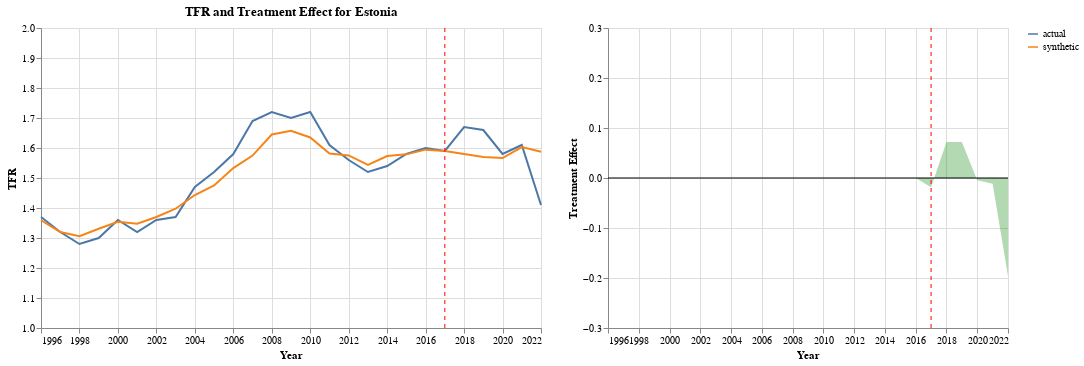

The code cell stored with this chart in its notebook:
### Code cell
plot_treatment_effect(df, trace, 'Estonia', control_countries, treatment_year)

### Figure 1 — Vega-Lite specification as saved in the notebook (floating-point values rounded to 4 significant figures)
{"config": {"view": {"continuousWidth": 300, "continuousHeight": 300}, "font": "SF Compact Display"}, "hconcat": [{"layer": [{"data": {"name": "data-a9dfbb35b2ccd61442015dfec9c7572a"}, "mark": {"type": "line"}, "encoding": {"color": {"field": "type", "title": null, "type": "nominal"}, "x": {"axis": {"format": ".0f"}, "field": "year", "title": "Year", "type": "quantitative"}, "y": {"field": "value", "scale": {"domain": [1.0, 2.0]}, "title": "TFR", "type": "quantitative"}}, "transform": [{"fold": ["actual", "synthetic"], "as": ["type", "value"]}]}, {"data": {"name": "data-491ec6c9b3366b60a242f890d1201246"}, "mark": {"type": "rule", "color": "red", "strokeDash": [4, 4]}, "encoding": {"x": {"field": "year", "type": "quantitative"}}}], "height": 300, "title": "TFR and Treatment Effect for Estonia", "width": 500}, {"layer": [{"data": {"name": "data-a9dfbb35b2ccd61442015dfec9c7572a"}, "mark": {"type": "area", "color": "green", "opacity": 0.3}, "encoding": {"x": {"axis": {"format": ".0f"}, "field": "year", "title": "Year", "type": "quantitative"}, "y": {"field": "treatment_effect", "scale": {"domain": [-0.3, 0.3]}, "title": "Treatment Effect", "type": "quantitative"}}}, {"data": {"name": "data-491ec6c9b3366b60a242f890d1201246"}, "mark": {"type": "rule", "color": "red", "strokeDash": [4, 4]}, "encoding": {"x": {"field": "year", "type": "quantitative"}}}, {"data": {"name": "data-a0a55d106695e8d630baff0f16eee66d"}, "mark": {"type": "rule"}, "encoding": {"y": {"field": "y", "type": "quantitative"}}}], "height": 300, "width": 400}], "$schema": "https://vega.github.io/schema/vega-lite/v5.20.1.json", "datasets": {"data-a9dfbb35b2ccd61442015dfec9c7572a": [{"year": 1996, "actual": 1.37, "synthetic": 1.359, "treatment_effect": 0.0}, {"year": 1997, "actual": 1.32, "synthetic": 1.32, "treatment_effect": 0.0}, {"year": 1998, "actual": 1.28, "synthetic": 1.306, "treatment_effect": 0.0}, {"year": 1999, "actual": 1.3, "synthetic": 1.331, "treatment_effect": 0.0}, {"year": 2000, "actual": 1.36, "synthetic": 1.354, "treatment_effect": 0.0}, {"year": 2001, "actual": 1.32, "synthetic": 1.348, "treatment_effect": 0.0}, {"year": 2002, "actual": 1.36, "synthetic": 1.37, "treatment_effect": 0.0}, {"year": 2003, "actual": 1.37, "synthetic": 1.398, "treatment_effect": 0.0}, {"year": 2004, "actual": 1.47, "synthetic": 1.443, "treatment_effect": 0.0}, {"year": 2005, "actual": 1.52, "synthetic": 1.475, "treatment_effect": 0.0}, {"year": 2006, "actual": 1.58, "synthetic": 1.533, "treatment_effect": 0.0}, {"year": 2007, "actual": 1.69, "synthetic": 1.575, "treatment_effect": 0.0}, {"year": 2008, "actual": 1.72, "synthetic": 1.645, "treatment_effect": 0.0}, {"year": 2009, "actual": 1.7, "synthetic": 1.657, "treatment_effect": 0.0}, {"year": 2010, "actual": 1.72, "synthetic": 1.635, "treatment_effect": 0.0}, {"year": 2011, "actual": 1.61, "synthetic": 1.582, "treatment_effect": 0.0}, {"year": 2012, "actual": 1.56, "synthetic": 1.575, "treatment_effect": 0.0}, {"year": 2013, "actual": 1.52, "synthetic": 1.544, "treatment_effect": 0.0}, {"year": 2014, "actual": 1.54, "synthetic": 1.573, "treatment_effect": 0.0}, {"year": 2015, "actual": 1.58, "synthetic": 1.579, "treatment_effect": 0.0}, {"year": 2016, "actual": 1.6, "synthetic": 1.594, "treatment_effect": 0.0}, {"year": 2017, "actual": 1.59, "synthetic": 1.59, "treatment_effect": -0.01825}, {"year": 2018, "actual": 1.67, "synthetic": 1.58, "treatment_effect": 0.07189}, {"year": 2019, "actual": 1.66, "synthetic": 1.57, "treatment_effect": 0.07195}, {"year": 2020, "actual": 1.58, "synthetic": 1.567, "treatment_effect": -0.004544}, {"year": 2021, "actual": 1.61, "synthetic": 1.603, "treatment_effect": -0.01129}, {"year": 2022, "actual": 1.41, "synthetic": 1.588, "treatment_effect": -0.1958}], "data-491ec6c9b3366b60a242f890d1201246": [{"year": 2017}], "data-a0a55d106695e8d630baff0f16eee66d": [{"y": 0}]}}
